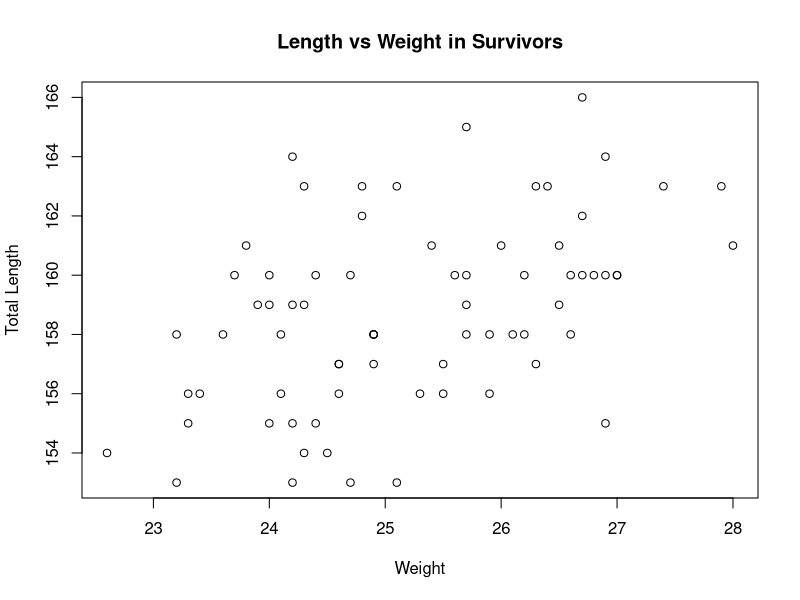

Reproduce this figure in R.
## ---- chunk 1
numbers = c(2, 6, 47, 524, 6, 34, 76, 9, -98, 23, 65, 22, -5, 234, 54)
## ---- chunk 2
mean(numbers >= 0)
## ---- chunk 3
bumpus_data <- read.csv("bumpus.csv")
## ---- chunk 4
bumpus_survived_subset <-subset(bumpus_data, survival=="TRUE")
plot(bumpus_survived_subset$total_length~bumpus_survived_subset$weight, xlab="Weight", ylab="Total Length", main="Length vs Weight in Survivors")
## ---- chunk 5
mean(bumpus_data$survival=="TRUE") - mean(bumpus_data$survival=="FALSE")
